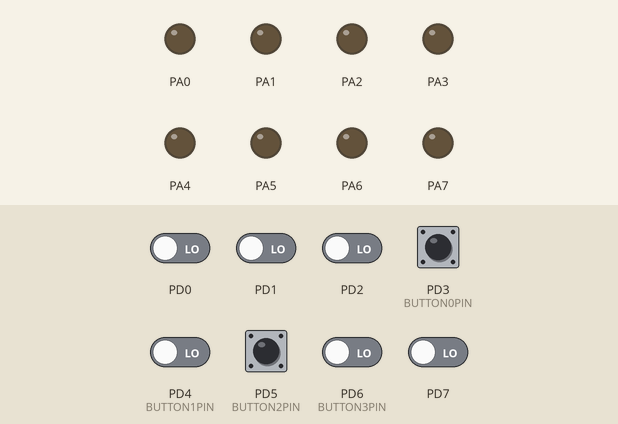
Recording of a program running on a simulated ATmega128, built with avr-gcc and emulated at 16 MHz. Shown: output pins drawn as LEDs (lit = HIGH). Inputs (shaded band) come from the test bench; at power-on: PD0–2, PD3 (BUTTON0PIN), PD4 (BUTTON1PIN), PD5 (BUTTON2PIN), PD6 (BUTTON3PIN), PD7 LOW.

Above: at 1.2 s.
1.3 s: PD3 (BUTTON0PIN) pulled HIGH for 0.15 s
At 2.3 s:
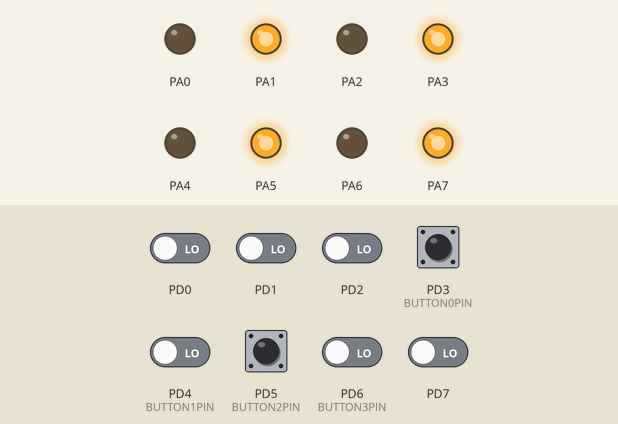
2.9 s: PD3 (BUTTON0PIN) pulled HIGH for 1 s
At 4.7 s:
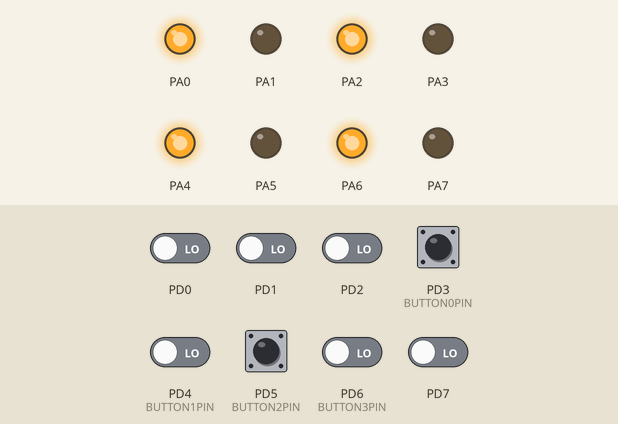
5.4 s: PD3 (BUTTON0PIN) pulled HIGH for 0.15 s
At 6.6 s:
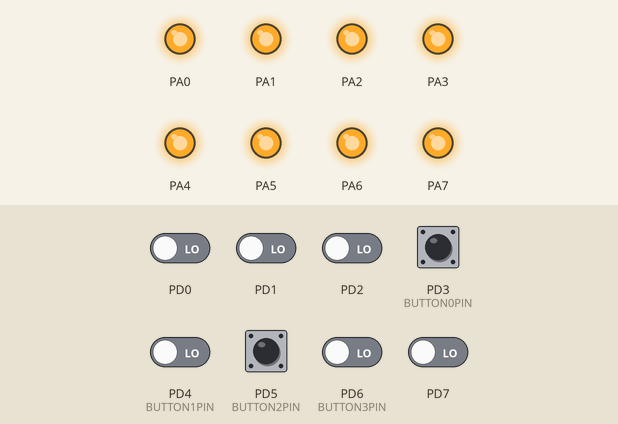
7.0 s: PD5 (BUTTON2PIN) pulled HIGH for 0.15 s
At 7.8 s:
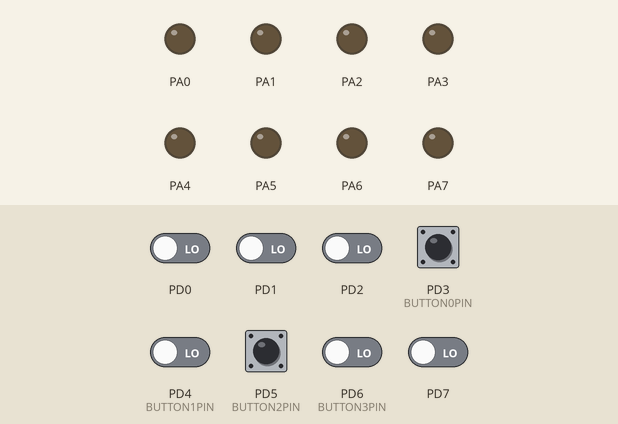
Timing chart, 0 to 9.6 s (numbered marks = the images above; inputs shaded):
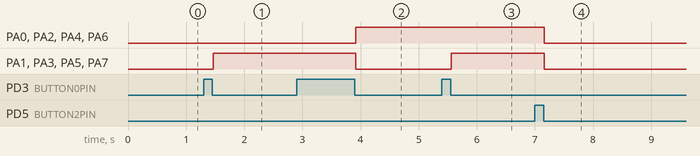

Measured:
- after the input at 1.3 s, PA1, PA3, PA5, PA7: LOW → HIGH after 0.17 s
- after the input at 2.9 s, PA0, PA2, PA4, PA6: LOW → HIGH after 1.0 s; PA1, PA3, PA5, PA7: HIGH → LOW after 1.0 s
- after the input at 5.4 s, PA1, PA3, PA5, PA7: LOW → HIGH after 0.17 s
- after the input at 7.0 s, PA0–7: HIGH → LOW after 0.17 s

The program:

main.c
```c
/*
 * 01.LED_CONTROL.c
 *
 * Created: 2026-06-10 오전 10:20:29
 * Author : kccistc
 */
#define F_CPU 16000000UL // 16MHz
#include <avr/io.h> // PORTA PORTD 등의 I/O register들이 들어있다.
#include <util/delay.h> // _delay_ms _delay_us 등의 함수가 들어있다.
#include "button.h"
extern void init_led(void); // 다른파일에 들어있을때 extern 사용
extern void init_button(void);
extern int get_button(int button_num, int button_pin);
extern void led_all_on(void);
extern void led_all_off(void);
extern void led_first_on(void);
extern void led_second_on(void);
extern void led_odd_on(void);
extern void led_even_on(void);

#if 1
int main(void){
	int button0_state = 0; // 초기상태를 led all off로 출발하자
	//int button2_state = 0;
    init_button();
	init_led();

	while (1) {
		// toggle off <--> on
		if(get_button(BUTTON0, BUTTON0PIN)){//노이즈 체크
			button0_state++;
		}

		switch (button0_state){
			case 1:
				led_odd_on();
				break;
			case 2:
				led_even_on();
				break;
			case 3:
				led_all_on();
				break;
			default:
				led_all_off();
				button0_state = 0;
				break;
		}

		if(get_button(BUTTON2, BUTTON2PIN)){//노이즈 체크
			led_all_off();
			button0_state = 0;
		}
    }
}
#endif

#if 0
int main(void)
{

	DDRA = 0b11111111; // PORTA에 LED가 8개 연결되어있다
	//DDR(Data Direction Register) 방향설정
	// 1: 출력 0: 입력
	while (1) {
		PORTA = 0b11111111; // all on
		_delay_ms(1000); // 1초 유지 1000ms : 1초 500ms : 0.5초
		PORTA = 0b00000000; // all off
		_delay_ms(1000); // 1초 sleep
	}
}
#endif
```

button.c
```c
/*
 * button.c
 *
 * Created: 2026-06-10 오후 1:25:21
 *  Author: kccistc
 */
#include "button.h"

void init_button(void); //버튼 초기화 방향설정(입력으로)
int get_button(int button_num, int button_pin);


void init_button(void){
	BUTTON_DDR &= ~(1 << BUTTON0PIN | 1 << BUTTON1PIN | 1 << BUTTON2PIN | 1 << BUTTON3PIN);
	// BUTTON_DDR &= 0xf0;
}

// 예) BUTTON0 3
// 버튼을 눌렀다 떼면 : 1을 리턴
// 버튼이 idle 상태 : 0을 리턴
int get_button(int button_num, int button_pin){
	 static unsigned char button_status[BUTTON_NUMBER] =
	{
		BUTTON_RELEASE, BUTTON_RELEASE, BUTTON_RELEASE, BUTTON_RELEASE
	};
	// static 지역변수에 static을 선언하면 함수를 빠져나와 다시 들어가도 이전 값을 유지
	int current_state;

	//1. 버튼을 읽는다
	current_state = BUTTON_PIN & (1 << button_pin);

	//2. 버튼상태 체크
	if(current_state && button_status[button_num] == BUTTON_RELEASE){ // 버튼이 처음 눌려진 상태
		_delay_ms(15); //노이즈가 지나가길 기다린다
		button_status[button_num] = BUTTON_PRESS;

		return 0; // 아직은 눌렀다 뗀상태가 아님

	}
	else if(button_status[button_num] == BUTTON_PRESS && current_state == BUTTON_RELEASE){
		//버튼이 이전에 눌러진 상태 였으며 지금은 떼어진 상태
		_delay_ms(15); //노이즈가 지나가길 기다린다
		button_status[button_num] = BUTTON_RELEASE; // 다음 버튼을 체크하기 위해 초기화

		return 1; // 완전히 1번 눌렀다 뗀상태로 인정한다
	}

	return 0; //버튼이 open 상태이다

}
```

button.h
```c
/*
 * button.h
 *
 * Created: 2026-06-10 오전 11:45:01
 *  Author: user
 */

#define F_CPU 16000000UL  //16MHz
#include <avr/io.h>  // PORTA PORTB PORTD... IO관련 reg가 들어 있다.
#include <util/delay.h>  // _delay_ms _delay_us 등

#define  BUTTON_DDR  DDRD
#define  BUTTON_PIN  PIND   // PORTD를 읽는 register 5v:1  0v:0

#define  BUTTON0PIN 3    // PORTD.4
#define  BUTTON1PIN 4    // PORTD.5
#define  BUTTON2PIN 5    // PORTD.6
#define  BUTTON3PIN 6    // PORTD.7

#define  BUTTON0   0   // PORTD.3의 가상 index (sw번호)
#define  BUTTON1   1   // PORTD.4의 가상 index (sw번호)
#define  BUTTON2   2   // PORTD.5의 가상 index (sw번호)
#define  BUTTON3   3   // PORTD.6의 가상 index (sw번호)
#define  BUTTON_NUMBER  4   // 버튼 갯수

#define  BUTTON_PRESS  1      // 버튼을 누르면 high (active-high)
#define  BUTTON_RELEASE 0     // 버튼을 뗀 상태 (low)
```

led.c
```c
/*
 * led.c
 *
 * Created: 2026-06-10 오후 3:10:44
 *  Author: kccistc
 */
#include "led.h"

void init_led(void);
void led_all_on(void);
void led_all_off(void);
unsigned char odd = 0xAA;

void init_led(void){
	DDRA=0xff; //PORTA를 출력모드로 설정
	PORTA = 0x00; //PORTA에 물려있는 led를 all off
}

void led_all_on(void){
	PORTA=0xff;
}

void led_all_off(void){
	PORTA=0x00;
}

void led_first_on(void){
	PORTA=0xF0;
}

void led_second_on(void){
	PORTA=0x0F;
}

void led_odd_on(void){
	PORTA=odd; // 10101010
}

void led_even_on(void){
	PORTA=(odd >> 1) & 0x55; // 01010101
}
```

led.h
```c
/*
 * led.h
 *
 * Created: 2026-06-10 오후 3:09:22
 *  Author: user
 */


#ifndef LED_H_
#define LED_H_
#define F_CPU 16000000UL  // 16MHz
#include <avr/io.h>  // PORTA PORTB PORTD... IO관련 reg가 들어 있다.
#include <util/delay.h>  // _delay_ms _delay_us 등

#endif /* LED_H_ */
```
